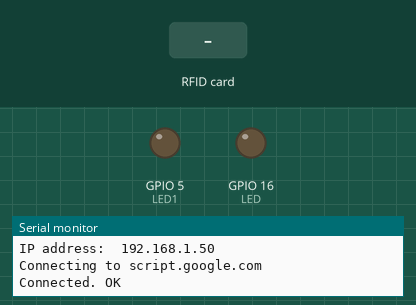
This sketch was run on a simulated ESP8266 (NodeMCU). On the bench: output pins drawn as LEDs (lit = HIGH), the last lines printed to the serial monitor. The test bench sets the inputs (shaded band). WiFi joins after 1.5 s; servers stay silent unless stated.

Above: at 6.4 s.
6.5 s: RFID card 5E 7A 19 C4 held to the reader
At 7.6 s:
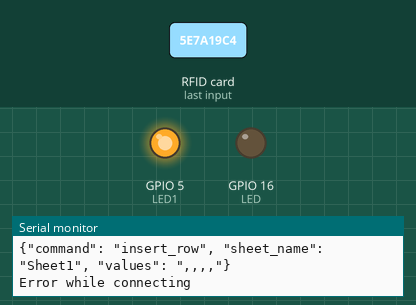
Timing chart, 0 to 10.4 s (numbered marks = the images above; inputs shaded):
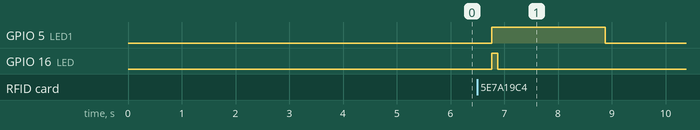

Measured:
- after the input at 6.5 s, GPIO 5 (LED1): LOW → HIGH after 0.26 s, → LOW 2.1 s later; GPIO 16 (LED): LOW → HIGH after 0.26 s, → LOW 0.12 s later

The sketch:

Personnel-Entry-System.ino
```cpp
/*
  AUGUST 2022 TALPAY
  PROJE İSMİ: Personnel Entry System
*/

#include <Arduino.h>
#include <ESP8266WiFi.h>
#include <SPI.h>
#include <MFRC522.h>
#include <HTTPSRedirect.h>
#define LED 16
#define LED1 5

//---------------------------------------------------------------------------------------------------------
// Enter Google Script Deployment ID:
const char *GScriptId = "AKfycbwZNWmOW2p4syjZ8CY-owv4qsH4kuci1Ltpx0Czl6JUisjsVTOht0gSXbDgEhYdtQBrOA";
//---------------------------------------------------------------------------------------------------------
// Enter network credentials:
const char* ssid     = "your-wifi-ssid";
const char* password = "your-wifi-password";
//---------------------------------------------------------------------------------------------------------
// Enter command (insert_row or append_row) and your Google Sheets sheet name (default is Sheet1):
String payload_base =  "{\"command\": \"insert_row\", \"sheet_name\": \"Sheet1\", \"values\": ";
String payload = "";
//---------------------------------------------------------------------------------------------------------
// Google Sheets setup (do not edit)
const char* host        = "script.google.com";
const int   httpsPort   = 443;
const char* fingerprint = "";
String url = String("/macros/s/") + GScriptId + "/exec";
HTTPSRedirect* client = nullptr;
//------------------------------------------------------------
// Declare variables that will be published to Google Sheets
String student_id;
//------------------------------------------------------------
int blocks[] = {4, 5, 6, 8, 9};
#define total_blocks  (sizeof(blocks) / sizeof(blocks[0]))
//------------------------------------------------------------
#define RST_PIN  0  //D3
#define SS_PIN   2  //D4
#define BUZZER   4  //D2
//------------------------------------------------------------
MFRC522 mfrc522(SS_PIN, RST_PIN);
MFRC522::MIFARE_Key key;
MFRC522::StatusCode status;
//------------------------------------------------------------
/* Be aware of Sector Trailer Blocks */
int blockNum = 2;
/* Create another array to read data from Block */
/* Legthn of buffer should be 2 Bytes more than the size of Block (16 Bytes) */
byte bufferLen = 18;
byte readBlockData[18];
//------------------------------------------------------------

/****************************************************************************************************
   setup Function
****************************************************************************************************/
void setup() {
  pinMode(LED, OUTPUT);
  pinMode(LED1, OUTPUT);

  //----------------------------------------------------------
  Serial.begin(9600);
  delay(10);
  Serial.println('\n');
  //----------------------------------------------------------
  SPI.begin();
  //----------------------------------------------------------

  // Connect to WiFi
  WiFi.begin(ssid, password);
  Serial.print("Connecting to ");
  Serial.print(ssid); Serial.println(" ...");

  while (WiFi.status() != WL_CONNECTED) {
    delay(1000);
    Serial.print(".");
  }
  Serial.println('\n');
  Serial.println("Connection established!");
  Serial.print("IP address:\t");
  Serial.println(WiFi.localIP());
  //----------------------------------------------------------
  // Use HTTPSRedirect class to create a new TLS connection
  client = new HTTPSRedirect(httpsPort);
  client->setInsecure();
  client->setPrintResponseBody(true);
  client->setContentTypeHeader("application/json");
  //----------------------------------------------------------

  delay(1000);
  //----------------------------------------------------------
  Serial.print("Connecting to ");
  Serial.println(host);
  //----------------------------------------------------------
  // Try to connect for a maximum of 5 times
  bool flag = false;
  for (int i = 0; i < 5; i++) {
    int retval = client->connect(host, httpsPort);
    //*************************************************
    if (retval == 1) {
      flag = true;
      String msg = "Connected. OK";
      Serial.println(msg);
      delay(2000);
      break;
    }
    //*************************************************
    else
      Serial.println("Connection failed. Retrying...");
    //*************************************************
  }
  //----------------------------------------------------------
  if (!flag) {
    //____________________________________________
    Serial.print("Could not connect to server: ");
    Serial.println(host);
    delay(1000);
    return;
    //____________________________________________
  }
  //----------------------------------------------------------
  delete client;    // delete HTTPSRedirect object
  client = nullptr; // delete HTTPSRedirect object
  //----------------------------------------------------------
}

/****************************************************************************************************
   loop Function
****************************************************************************************************/
void loop() {
  //----------------------------------------------------------------
  static bool flag = false;
  if (!flag) {
    client = new HTTPSRedirect(httpsPort);
    client->setInsecure();
    flag = true;
    client->setPrintResponseBody(true);
    client->setContentTypeHeader("application/json");
  }
  if (client != nullptr) {
    if (!client->connected())
    {
      client->connect(host, httpsPort);
    }
  }
  else {
    Serial.println("Error creating client object!");
  }
  //----------------------------------------------------------------
  /* Initialize MFRC522 Module */
  mfrc522.PCD_Init();
  /* Look for new cards */
  /* Reset the loop if no new card is present on RC522 Reader */
  if ( ! mfrc522.PICC_IsNewCardPresent()) {
    return;
  }
  /* Select one of the cards */
  if ( ! mfrc522.PICC_ReadCardSerial()) {
    return;
  }
  /* Read data from the same block */
  Serial.println();
  Serial.println(F("Reading last data from RFID..."));
  //----------------------------------------------------------------
  String values = "", data;
  //creating payload - method 2 - More efficient
  for (byte i = 0; i < total_blocks; i++) {
    ReadDataFromBlock(blocks[i], readBlockData);
    //*************************************************
    if (i == 0) {
      data = String((char*)readBlockData);
      data.trim();
      student_id = data;
      values = "\"" + data + ",";
    }
    //*************************************************
    else if (i == total_blocks - 1) {
      data = String((char*)readBlockData);
      data.trim();
      values += data + "\"}";
    }
    //*************************************************
    else {
      data = String((char*)readBlockData);
      data.trim();
      values += data + ",";
    }
  }
  //----------------------------------------------------------------
  // Create json object string to send to Google Sheets
  // values = "\"" + value0 + "," + value1 + "," + value2 + "\"}"
  payload = payload_base + values;
  //----------------------------------------------------------------
  digitalWrite(LED, HIGH);
  digitalWrite(LED1, HIGH);

  //----------------------------------------------------------------
  // Publish data to Google Sheets
  Serial.println("Publishing data...");
  Serial.println(payload);
  if (client->POST(url, host, payload)) {
    // do stuff here if publish was successful
    digitalWrite(LED, HIGH);
    digitalWrite(LED1, LOW);
    delay(2000);
    digitalWrite(LED, LOW);
  }
  //----------------------------------------------------------------
  else {
    // do stuff here if publish was not successful
    Serial.println("Error while connecting");
    digitalWrite(LED, LOW);
    digitalWrite(LED1, HIGH);
    delay(2000);
    digitalWrite(LED1, LOW);
  }
  //----------------------------------------------------------------
  // a delay of several seconds is required before publishing again
  delay(1000);
}

void ReadDataFromBlock(int blockNum, byte readBlockData[])
{
  //----------------------------------------------------------------------------
  /* Prepare the ksy for authentication */
  /* All keys are set to FFFFFFFFFFFFh at chip delivery from the factory */
  for (byte i = 0; i < 6; i++) {
    key.keyByte[i] = 0xFF;
  }
  //----------------------------------------------------------------------------
  /* Authenticating the desired data block for Read access using Key A */
  status = mfrc522.PCD_Authenticate(MFRC522::PICC_CMD_MF_AUTH_KEY_A, blockNum, &key, &(mfrc522.uid));
  //----------------------------------------------------------------------------s
  if (status != MFRC522::STATUS_OK) {
    Serial.print("Authentication failed for Read: ");
    Serial.println(mfrc522.GetStatusCodeName(status));
    return;
  }
  //----------------------------------------------------------------------------
  else {
    Serial.println("Authentication success");
  }
  //----------------------------------------------------------------------------
  /* Reading data from the Block */
  status = mfrc522.MIFARE_Read(blockNum, readBlockData, &bufferLen);
  if (status != MFRC522::STATUS_OK) {
    Serial.print("Reading failed: ");
    Serial.println(mfrc522.GetStatusCodeName(status));
    return;
  }
  //----------------------------------------------------------------------------
  else {
    readBlockData[16] = ' ';
    readBlockData[17] = ' ';
    Serial.println("Block was read successfully");
  }
  //----------------------------------------------------------------------------
}
```
